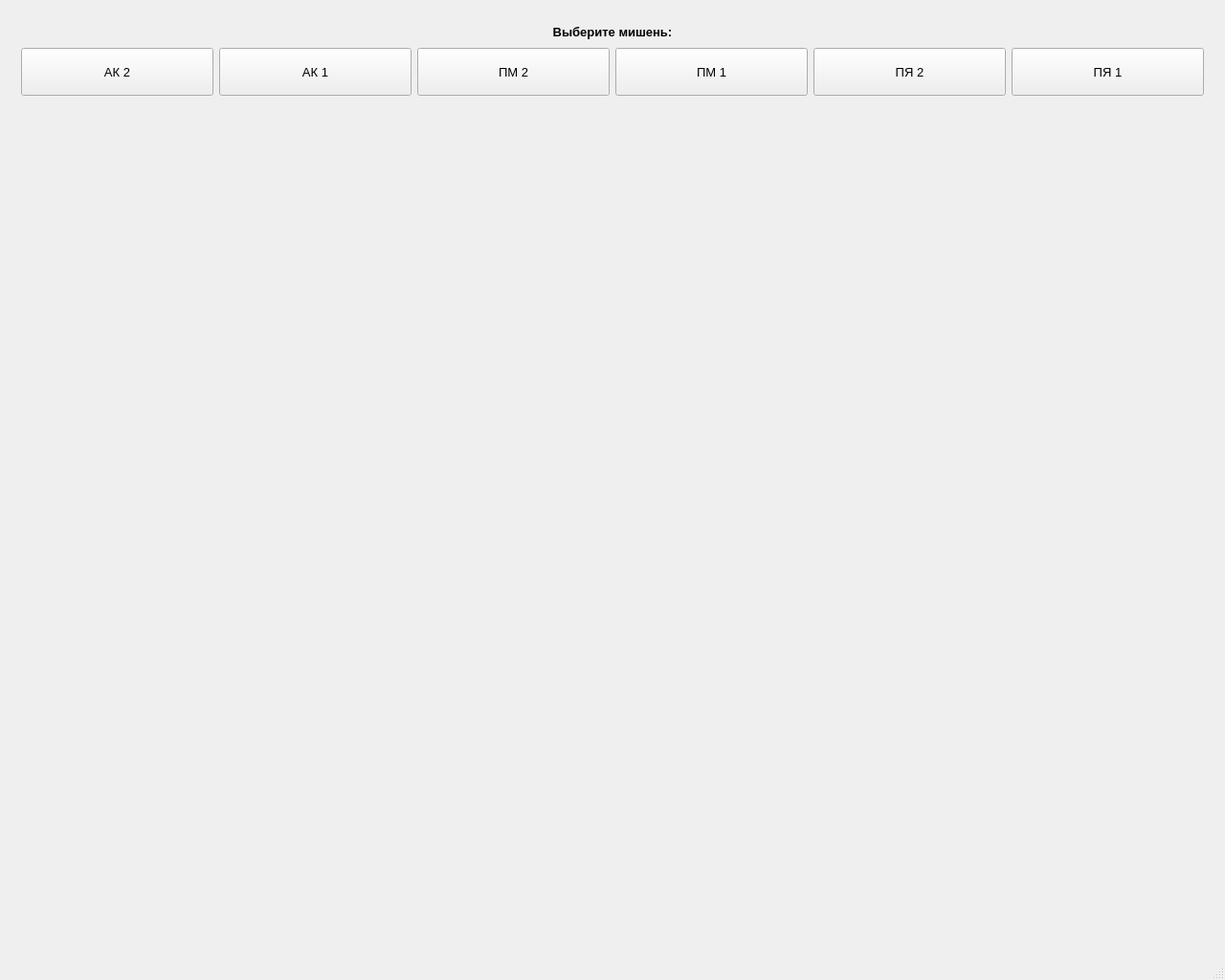
<?xml version="1.0" encoding="UTF-8"?>
<ui version="4.0">
 <class>CTClass</class>
 <widget class="QMainWindow" name="CTClass">
  <property name="geometry">
   <rect>
    <x>0</x>
    <y>0</y>
    <width>1280</width>
    <height>1024</height>
   </rect>
  </property>
  <property name="minimumSize">
   <size>
    <width>1280</width>
    <height>1024</height>
   </size>
  </property>
  <property name="maximumSize">
   <size>
    <width>1280</width>
    <height>1024</height>
   </size>
  </property>
  <property name="windowTitle">
   <string>CT</string>
  </property>
  <property name="windowIcon">
   <iconset>
    <normalon>:/logo.ico</normalon>
   </iconset>
  </property>
  <widget class="QWidget" name="centralWidget">
   <layout class="QVBoxLayout" name="verticalLayout_2">
    <item>
     <widget class="QWidget" name="widget_2" native="true">
      <property name="minimumSize">
       <size>
        <width>0</width>
        <height>100</height>
       </size>
      </property>
      <property name="maximumSize">
       <size>
        <width>16777215</width>
        <height>100</height>
       </size>
      </property>
      <layout class="QGridLayout" name="gridLayout">
       <item row="1" column="1">
        <widget class="QPushButton" name="b2">
         <property name="minimumSize">
          <size>
           <width>0</width>
           <height>50</height>
          </size>
         </property>
         <property name="font">
          <font>
           <pointsize>10</pointsize>
          </font>
         </property>
         <property name="text">
          <string>АК 1</string>
         </property>
        </widget>
       </item>
       <item row="1" column="2">
        <widget class="QPushButton" name="b3">
         <property name="minimumSize">
          <size>
           <width>0</width>
           <height>50</height>
          </size>
         </property>
         <property name="font">
          <font>
           <pointsize>10</pointsize>
          </font>
         </property>
         <property name="text">
          <string>ПМ 2</string>
         </property>
        </widget>
       </item>
       <item row="1" column="4">
        <widget class="QPushButton" name="b5">
         <property name="minimumSize">
          <size>
           <width>0</width>
           <height>50</height>
          </size>
         </property>
         <property name="font">
          <font>
           <pointsize>10</pointsize>
          </font>
         </property>
         <property name="text">
          <string>ПЯ 2</string>
         </property>
        </widget>
       </item>
       <item row="1" column="0">
        <widget class="QPushButton" name="b1">
         <property name="minimumSize">
          <size>
           <width>0</width>
           <height>50</height>
          </size>
         </property>
         <property name="font">
          <font>
           <pointsize>10</pointsize>
          </font>
         </property>
         <property name="text">
          <string>АК 2</string>
         </property>
        </widget>
       </item>
       <item row="1" column="3">
        <widget class="QPushButton" name="b4">
         <property name="minimumSize">
          <size>
           <width>0</width>
           <height>50</height>
          </size>
         </property>
         <property name="font">
          <font>
           <pointsize>10</pointsize>
          </font>
         </property>
         <property name="text">
          <string>ПМ 1</string>
         </property>
        </widget>
       </item>
       <item row="1" column="5">
        <widget class="QPushButton" name="b6">
         <property name="minimumSize">
          <size>
           <width>0</width>
           <height>50</height>
          </size>
         </property>
         <property name="font">
          <font>
           <pointsize>10</pointsize>
          </font>
         </property>
         <property name="text">
          <string>ПЯ 1</string>
         </property>
        </widget>
       </item>
       <item row="0" column="0" colspan="6">
        <widget class="QLabel" name="label">
         <property name="font">
          <font>
           <pointsize>10</pointsize>
           <weight>75</weight>
           <bold>true</bold>
          </font>
         </property>
         <property name="text">
          <string>Выберите мишень:</string>
         </property>
         <property name="alignment">
          <set>Qt::AlignCenter</set>
         </property>
        </widget>
       </item>
      </layout>
     </widget>
    </item>
    <item>
     <widget class="QStackedWidget" name="mainForm">
      <property name="minimumSize">
       <size>
        <width>1162</width>
        <height>880</height>
       </size>
      </property>
     </widget>
    </item>
   </layout>
  </widget>
  <widget class="QStatusBar" name="statusBar"/>
 </widget>
 <layoutdefault spacing="6" margin="11"/>
 <resources>
  <include location="ct.qrc"/>
 </resources>
 <connections/>
</ui>
